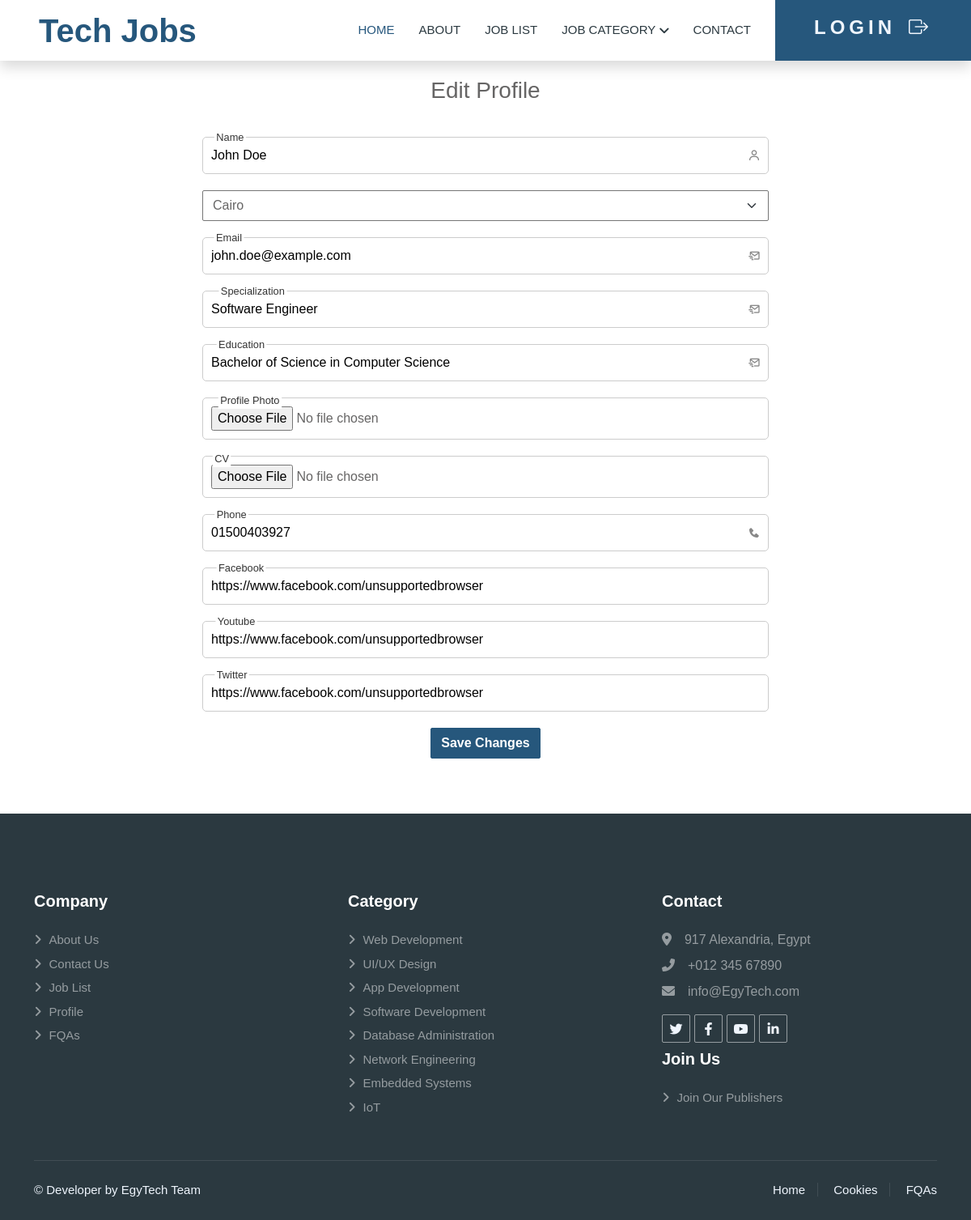
/edit-profile.php?id=1, run on the app's committed database.
### tables this page shows
CREATE TABLE `users` (
  `id` bigint(20) UNSIGNED NOT NULL,
  `name` varchar(255) NOT NULL,
  `email` varchar(255) NOT NULL,
  `password` varchar(255) NOT NULL,
  `role` enum('recruiter','employee') NOT NULL,
  `status` tinyint(1) NOT NULL DEFAULT 1,
  `image` varchar(255) DEFAULT NULL,
  `phone` varchar(255) DEFAULT NULL,
  `user_details_id` bigint(20) UNSIGNED DEFAULT NULL,
  `created_at` timestamp NULL DEFAULT NULL,
  `updated_at` timestamp NULL DEFAULT NULL
);

CREATE TABLE `user_details` (
  `id` bigint(20) UNSIGNED NOT NULL,
  `specialization` varchar(255) DEFAULT NULL,
  `location` enum('Alexandria','Aswan','Asyut','Beheira','Beni Suef','Cairo','Dakahlia','Damietta','Faiyum','Gharbia','Giza','Ismailia','Kafr El Sheikh','Luxor','Matruh','Minya','Monufia','New Valley','North Sinai','Port Said','Qalyubia','Qena','Red Sea','Sharqia','Sohag','South Sinai','Suez') DEFAULT NULL,
  `education` varchar(255) DEFAULT NULL,
  `cv` varchar(255) DEFAULT NULL,
  `created_at` timestamp NULL DEFAULT NULL,
  `updated_at` timestamp NULL DEFAULT NULL
);

CREATE TABLE `social_links` (
  `id` bigint(20) UNSIGNED NOT NULL,
  `name` enum('facebook','twitter','linkedin','instagram','youtube','snapchat','whatsapp','tiktok','pinterest') NOT NULL,
  `url` varchar(255) NOT NULL,
  `user_id` bigint(20) UNSIGNED DEFAULT NULL,
  `company_id` bigint(20) UNSIGNED DEFAULT NULL,
  `created_at` timestamp NULL DEFAULT NULL,
  `updated_at` timestamp NULL DEFAULT NULL
);

### edit-profile.php (the view, shortened to what this page needs)
<?php
require_once 'Traits/CrudOperationsTrait.php';
class DatabaseOperations
{
    private $connection;
    public function __construct($conn)
    {
        $this->connection = $conn;
    }
    public function getUserDetails($user_id)
    {
        $userDetails = $this->fetchUserDetails($user_id);
        if ($userDetails) {
            $userDetails['social_links'] = $this->fetchSocialLinks($user_id);
            return $userDetails;
        }
    }
    private function fetchUserDetails($user_id)
    {
        $sql = "SELECT users.*, user_details.*, GROUP_CONCAT(social_links.name) AS social_links_names, GROUP_CONCAT(social_links.url) AS social_links_urls
                FROM users
                LEFT JOIN user_details ON users.user_details_id = user_details.id
                LEFT JOIN social_links ON users.id = social_links.user_id
                WHERE users.id = ?";
        $stmt = $this->connection->prepare($sql);
        $stmt->bind_param("i", $user_id);
        $stmt->execute();
        $result = $stmt->get_result();
        return $result->fetch_assoc();
    }
    private function fetchSocialLinks($user_id)
    {
        $sql = "SELECT * FROM social_links WHERE user_id = ?";
        $stmt = $this->connection->prepare($sql);
        $stmt->bind_param("i", $user_id);
        $stmt->execute();
        $result = $stmt->get_result();
        $social_links = array();
        while ($row = $result->fetch_assoc()) {
            $social_links[] = $row;
        }
        return $social_links;
    }
}
if (isset($_GET['id'])) {
    $userId = $_GET['id'];
} elseif (isset($_SESSION['user_id'])) {
    $userId = $_SESSION['user_id'];
} else {
    header('location: index.php');
    exit;
}
$databaseOperations = new DatabaseOperations($conn);
$userDetails = $databaseOperations->getUserDetails($userId);
?>
<!DOCTYPE html>
<html lang="en">
<head>
</head>
<body>
    <div class="container-xxl bg-white p-0">
        <?php require_once 'components/navbar.php'; ?>
        <div class="form-container">
            <div class="login-container text-center" id="login">
                <div class="top p-3 m-auto">
                    <header class="fs-3">Edit Profile</header>
                </div>
                <form method="post" action="edit-profile.php" class="body-form w-100" enctype="multipart/form-data">
                    <div class="form-box-section">
                        <input type="text" class="input-field input-form" id="name" name="name" value="<?php echo $userDetails['name']; ?>">
                        <label for="name">Name</label>
                        <i class="bx bx-user"></i>
                    </div>
                    <div class="form-box-section">
                        <select class="form-select" name="location">
                            <?php
                            $locations = ['Alexandria', 'Aswan', 'Asyut', 'Beheira', 'Beni Suef', 'Cairo', 'Dakahlia', 'Damietta', 'Faiyum', 'Gharbia', 'Giza', 'Ismailia', 'Kafr El Sheikh', 'Luxor', 'Matruh', 'Minya', 'Monufia', 'New Valley', 'North Sinai', 'Port Said', 'Qalyubia', 'Qena', 'Red Sea', 'Sharqia', 'Sohag', 'South Sinai', 'Suez'];
                            foreach ($locations as $loc) {
                                $selected = isset($userDetails['location']) && $userDetails['location'] == $loc ? 'selected' : '';
                                echo "<option value=\"$loc\" $selected>$loc</option>";
                            }
                            ?>
                        </select>
                    </div>
                    <div class="form-box-section">
                        <input type="email" class="input-field input-form" id="email" name="email" value="<?php echo $userDetails['email']; ?>">
                        <label for="email">Email</label>
                        <i class="bx bx-mail-send"></i>
                    </div>
                    <div class="form-box-section">
                        <input type="text" class="input-field input-form" id="specialization" name="specialization" value="<?php echo $userDetails['specialization']; ?>">
                        <label for="email">Specialization</label>
                        <i class="bx bx-mail-send"></i>
                    </div>
                    <div class="form-box-section">
                        <input type="text" class="input-field input-form" id="education" name="education" value="<?php echo $userDetails['education']; ?>">
                        <label for="email">Education</label>
                        <i class="bx bx-mail-send"></i>
                    </div>
                    <div class="form-box-section">
                        <input type="file" class="input-field input-form" name="image" id="image" placeholder=" ">
                        <label for="image">Profile Photo</label>
                    </div>
                    <div class="form-box-section">
                        <input type="file" class="input-field input-form" name="cv" id="cv" placeholder=" ">
                        <label for="cv">CV</label>
                    </div>
                    <div class="form-box-section">
                        <input type="text" class="input-field input-form" id="phone" name="phone" value="<?php echo $userDetails['phone']; ?>">
                        <label for="phone">Phone</label>
                        <i class="bx bxs-phone"></i>
                    </div>
                    <?php foreach ($userDetails['social_links'] as $social_link) : ?>
                        <div class="form-box-section">
                            <input type="text" class="input-field input-form" id="<?php echo $social_link['name']; ?>" name="<?php echo $social_link['name']; ?>" value="<?php echo $social_link['url']; ?>">
                            <label for="<?php echo $social_link['name']; ?>"><?php echo ucfirst($social_link['name']); ?></label>
                        </div>
                    <?php endforeach; ?>
                    <div class="form-box-section">
                        <button type="submit" class="btn btn-primary">Save Changes</button>
                    </div>
                </form>
            </div>
        </div>
        <?php require_once 'components/footer.php'; ?>
    </div>
</body>
</html>

### css/style.css (style rules this page uses)
:root { --primary: #26577d; --secondary: #e55604; --light: #eff5fd; --dark: #2b3940; }
.btn { font-family: "Inter", sans-serif; font-weight: 600; transition: 0.5s; }
.btn.btn-primary, .btn.btn-secondary { color: #ffffff; }
.form-container { width: 100%; min-height: 100vh; }
.body-form { display: flex; flex-direction: column; width: 300px; max-width: 700px !important; margin: 20px auto; }
.body-form .form-box-section { position: relative; margin-bottom: 20px; }
.body-form .form-box-section .input-field { width: 100%; padding: 10px; border: 1px solid #ccc; border-radius: 5px; outline: none; }
.body-form .form-box-section i { position: absolute; top: 50%; right: 10px; transform: translateY(-50%); color: #888; }
.body-form .form-box-section label { position: absolute; pointer-events: none; top: 50%; left: 10px; transform: translateY(-50%); transition: all 0.3s ease; color: #888; }
.body-form .form-box-section input:focus+label, .body-form .form-box-section input:not(:placeholder-shown)+label { transform: translateY(-140%) scale(0.8); color: #333; background-color: #fff; padding: 0 3px; }

### data on the page
users: name "John Doe", email "john.doe@example.com", specialization "Software Engineer", education "Bachelor of Science in Computer Science", phone "01500403927"
social_links: facebook "https://www.facebook.com/unsupportedbrowser"
social_links: youtube "https://www.facebook.com/unsupportedbrowser"
social_links: twitter "https://www.facebook.com/unsupportedbrowser"

### other printed values
$btn_text "LOGIN"
form field location "Cairo"
